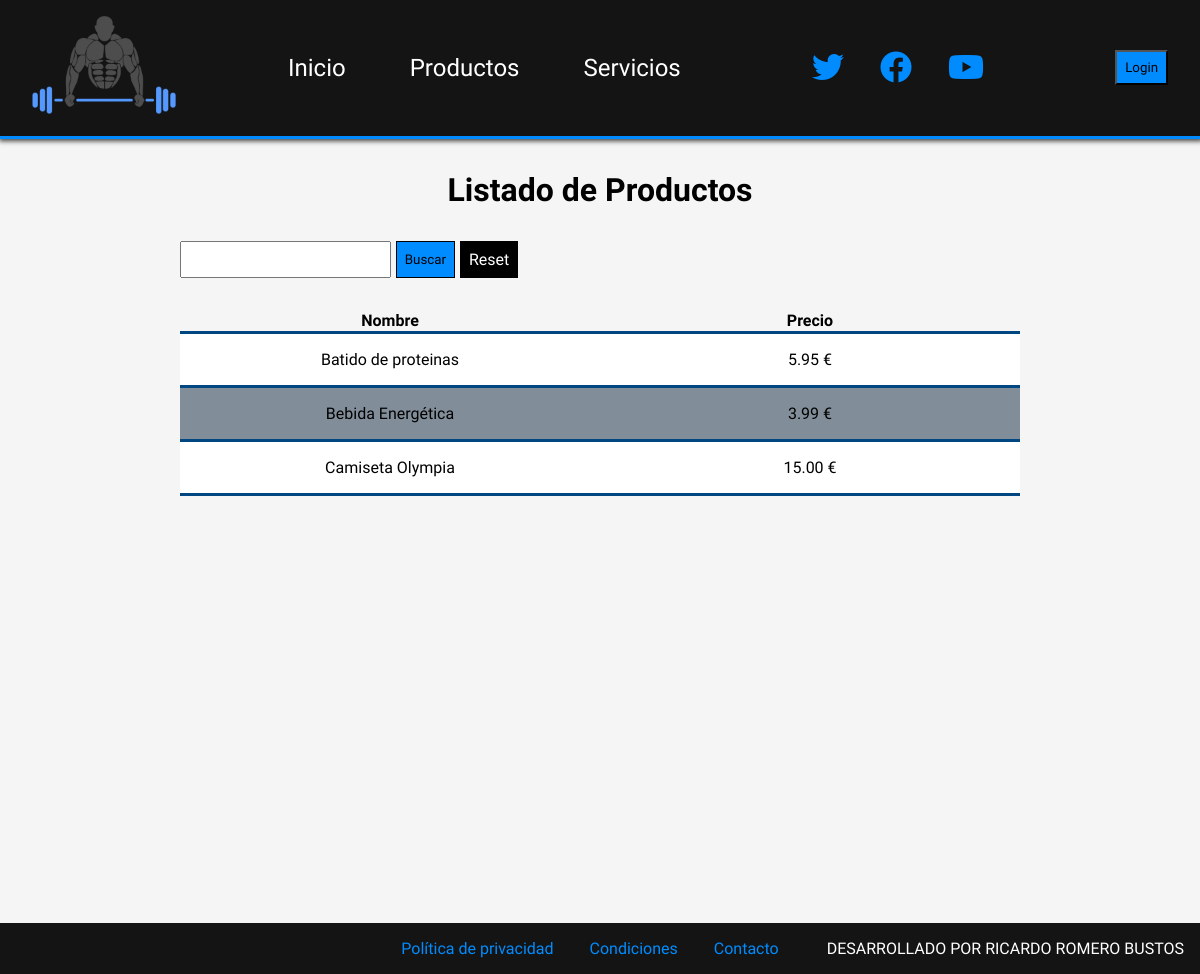
The app's page /php/productos.php with its own data.
### tables this page shows
CREATE TABLE `producto` (
  `id` bigint(20) UNSIGNED NOT NULL,
  `nombre` varchar(50) NOT NULL,
  `precio` double(5,2) UNSIGNED NOT NULL
);

### php/productos.php (the view, shortened to what this page needs)
<?php
    require_once "funciones.php";
?>
<!DOCTYPE html>
<html lang="en">
<head>
    <link rel="stylesheet" href="../css/estilos.css">
    <link rel="stylesheet" href="https://cdnjs.cloudflare.com/ajax/libs/font-awesome/6.2.0/css/all.min.css" />
</head>
<body>
    <?php
        if(isset($_SESSION['usuario']) && isset($_SESSION['pass'])){
            $usuario=$_SESSION['usuario'];
            $pass=$_SESSION['pass'];
            $esAdmin=comprobarAdmin($usuario,$pass);
            if($esAdmin){
                headerAdmin();
                $tipo_usu="admin";
            }else{
                headerSocio($usuario);
                $tipo_usu="socio";
            }
        }else{
            headerGuest();
        }
    ?>
    <main>
        <section class="seccion_productos_servicios seccion">
            <h1>Listado de Productos</h1>
            <div class="contenedor_buscar_nuevo">
                <form action="#" method="post">
                    <input type="text" name="cadena">
                    <input type="submit" name="buscar_producto" value="Buscar">
                    <a href="productos.php">Reset</a>
                </form>
            </div>
            <?php
                require_once "funciones.php";
                $con=conectarServidor();
                $productos=$con->query("select * from producto order by nombre asc");
                if($productos->num_rows==0){
                    echo "<p>No hay productos en la base de datos</p>";
                }else{
                    echo "<table>
                    <thead>
                        <tr>
                            <th>Nombre</th>
                            <th>Precio</th>";
                        echo "</tr>
                    </thead>
                    <tbody>";
                    while($fila_productos=$productos->fetch_array(MYSQLI_ASSOC)){
                        echo "<tr>
                            <td>$fila_productos[nombre]</td>
                            <td>$fila_productos[precio] €</td>";
                        echo "</tr>";
                    }
                    echo "</tbody>";
                    echo "</table>";
                }
            ?>
        </section>
    </main>
    <footer>
        <div>
            <a href="#">Política de privacidad</a>
            <a href="#">Condiciones</a>
            <a href="#">Contacto</a>
        </div>
        <span>DESARROLLADO POR RICARDO ROMERO BUSTOS</span>
    </footer>
</body>
</html>

### css/estilos.css (style rules this page uses)
* { box-sizing: border-box; }
body { margin: 0; font-family: 'Play', sans-serif; background-color: whitesmoke; }
input { font-family: inherit; }
.seccion { margin: 1rem; width: 70%; margin: 2rem auto; min-height: 90vh; }
.seccion h1 { font-size: 2rem; text-align: center; margin-bottom: 2rem; }
.seccion table { border-collapse: collapse; width: 100%; }
.seccion td,.seccion th { border-bottom: 3px solid rgb(0, 70, 128); }
.seccion tbody>tr:nth-child(2n) { background-color: rgb(129, 142, 153); }
.seccion tbody>tr:nth-child(2n+1) { background-color: white; }
.contenedor_buscar_nuevo { display: flex; align-items: center; justify-content: space-between; margin-bottom: 2rem; }
.contenedor_buscar_nuevo input { padding: 0.5rem; margin-right: 0.3rem; }
.contenedor_buscar_nuevo input[type=submit] { background-color: rgb(0, 140, 255); padding: 0.5rem; border: 1px solid black; }
.contenedor_buscar_nuevo form { display: flex; }
.contenedor_buscar_nuevo a { background-color: black; padding: 0.5rem; border: 1px solid black; text-decoration: none; color: white; }
.seccion_productos_servicios td { width: 25%; text-align: center; padding: 1rem; }
footer { display: flex; justify-content: flex-end; align-items: center; background-color: #141414; color: white; padding: 1rem; }
footer a { color: rgb(0, 140, 255); text-decoration: none; margin: 0 1rem; }
footer>div { margin-right: 2rem; }

### records on screen
producto: nombre "Batido de proteinas", precio "5.95"
producto: nombre "Bebida Energética", precio "3.99"
producto: nombre "Camiseta Olympia", precio "15.00"
